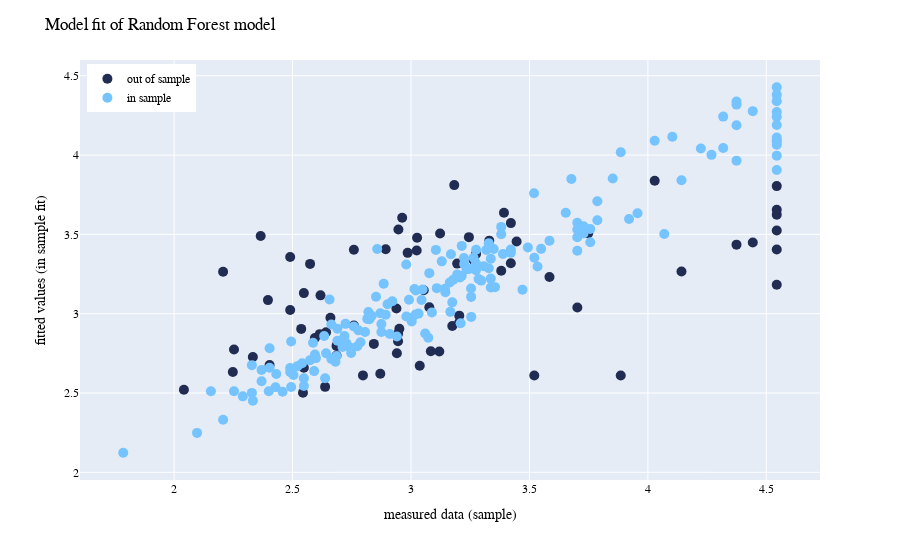

Here is the notebook cell this chart was saved with:
### Code cell
fig = px.scatter(df, x = "meas", y = "pred", color = "split", 
                 color_discrete_sequence=['#212c52','#75c3ff'])

fig.update_layout(
    font_family="Helvetica Neue, Helvetica, Arial, sans-serif",
    font_color="black",
    title = {'text':'Model fit of Random Forest model'},
    xaxis_title = "measured data (sample)",
    yaxis_title = "fitted values (in sample fit)",
    #markersize= 12,
  )
fig.update_layout(legend=dict(
    yanchor="top",
    title=None,
    y=0.99,
    xanchor="left",
    x=0.01
))
fig.update_traces(marker_size = 10)#['#75c3ff', "red"],#, marker_line_color='#212c52',
 #                 marker_line_width=1.5, opacity=1)

fig.show()

### Figure 1 — Plotly figure (JSON) as saved in the notebook; plotly's stock layout.template omitted (floating-point values rounded to 4 significant figures; data arrays with more than 128 entries replaced by an {"elided": "..."} marker saying what was removed)
{"data": [{"hovertemplate": "split=out of sample<br>meas=%{x}<br>pred=%{y}<extra></extra>", "legendgroup": "out of sample", "marker": {"color": "#212c52", "size": 10, "symbol": "circle"}, "mode": "markers", "name": "out of sample", "orientation": "v", "showlegend": true, "type": "scatter", "x": [2.574, 2.686, 3.026, 3.054, 3.037, 3.12, 2.637, 2.945, 3.886, 2.548, 2.365, 4.544, 2.49, 3.446, 4.374, 3.174, 2.041, 2.66, 3.393, 4.544, 3.421, 3.195, 2.403, 3.123, 3.245, 4.142, 2.537, 2.686, 2.548, 2.941, 2.986, 3.381, 2.594, 3.264, 4.029, 2.843, 3.024, 2.87, 3.748, 3.748, 2.207, 3.183, 2.49, 2.945, 2.544, 4.443, 2.248, 4.544, 2.947, 3.204, 2.618, 2.963, 3.077, 2.951, 2.396, 3.204, 3.702, 2.615, 2.759, 3.084, 2.332, 2.893, 4.544, 4.544, 2.641, 4.544, 3.585, 2.939, 3.52, 2.797, 3.422, 2.759, 2.253, 3.33, 3.275], "xaxis": "x", "y": [3.314, 2.736, 3.478, 3.148, 2.672, 2.761, 2.539, 2.873, 2.61, 3.13, 3.49, 3.183, 3.358, 3.455, 3.435, 2.923, 2.52, 2.975, 3.636, 3.405, 3.318, 3.316, 2.676, 3.505, 3.483, 3.266, 2.904, 2.797, 2.659, 2.75, 3.384, 3.271, 2.847, 3.339, 3.838, 2.81, 3.398, 2.622, 3.506, 3.528, 3.264, 3.811, 3.023, 2.826, 2.502, 3.449, 2.632, 3.525, 3.531, 2.945, 3.116, 3.605, 3.041, 2.905, 3.086, 2.988, 3.039, 2.871, 3.403, 2.763, 2.727, 3.406, 3.804, 3.624, 2.883, 3.656, 3.232, 3.033, 2.611, 2.611, 3.571, 2.925, 2.774, 3.46, 3.377], "yaxis": "y"}, {"hovertemplate": "split=in sample<br>meas=%{x}<br>pred=%{y}<extra></extra>", "legendgroup": "in sample", "marker": {"color": "#75c3ff", "size": 10, "symbol": "circle"}, "mode": "markers", "name": "in sample", "orientation": "v", "showlegend": true, "type": "scatter", "x": {"elided": "174 float values"}, "xaxis": "x", "y": {"elided": "174 float values"}, "yaxis": "y"}], "layout": {"font": {"color": "black", "family": "Helvetica Neue, Helvetica, Arial, sans-serif"}, "legend": {"title": {}, "tracegroupgap": 0, "x": 0.01, "xanchor": "left", "y": 0.99, "yanchor": "top"}, "margin": {"t": 60}, "title": {"text": "Model fit of Random Forest model"}, "xaxis": {"anchor": "y", "domain": [0, 1], "title": {"text": "measured data (sample)"}}, "yaxis": {"anchor": "x", "domain": [0, 1], "title": {"text": "fitted values (in sample fit)"}}}}
